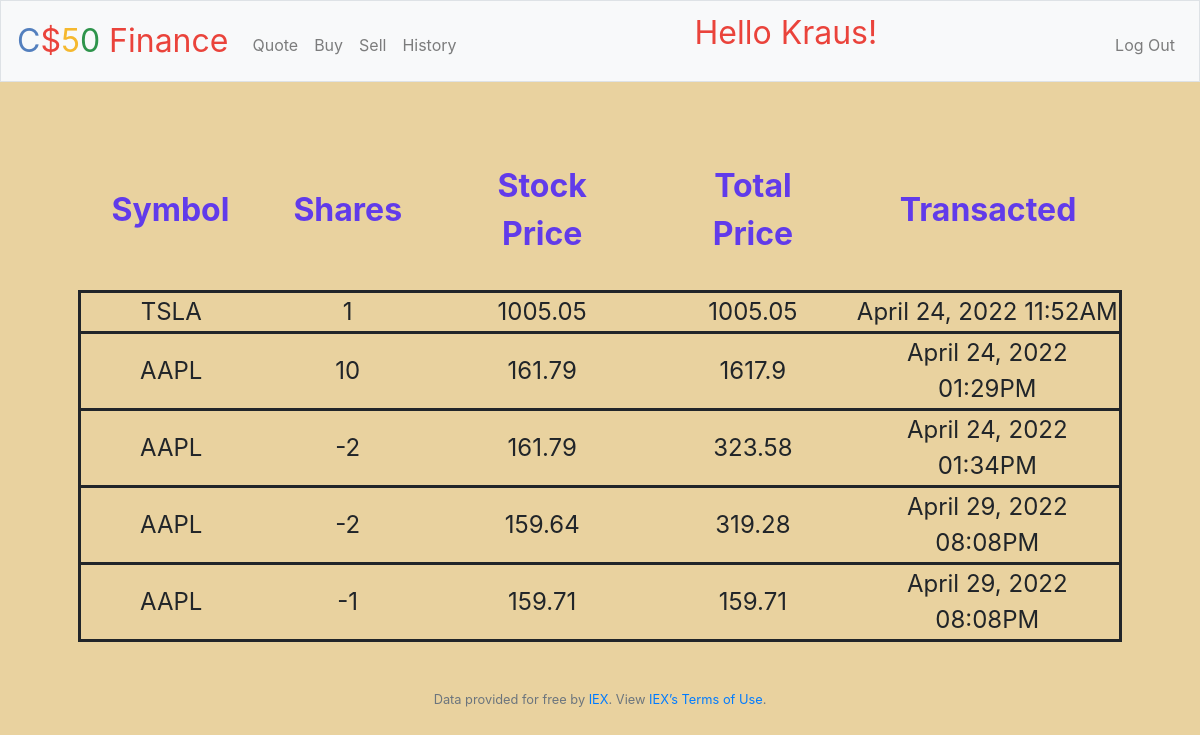
Screenshot of /history (signed in) with the database file from the repository.
### tables this page shows
CREATE TABLE users (
                                    id INTEGER PRIMARY KEY,
                                    username TEXT,
                                    hash TEXT,
                                    cash INTEGER
                                );

CREATE TABLE purchases (
                                    user_id INTEGER,
                                    symbol TEXT,
                                    shares INTEGER,
                                    stock_price INTEGER,
                                    total_price INTEGER,
                                    time_stamp TIMESTAMP,
                                    FOREIGN KEY(user_id) REFERENCES users(id)
                                );

### app.py (the view)
@app.route("/history")
@login_required
def history():
    transactions = db.execute("SELECT symbol, shares, stock_price, total_price, time_stamp FROM purchases WHERE user_id = ?", session.get("user_id"))
    print("transactions:")
    print(transactions)
    username = get_username()
    return render_template("history.html", transactions=transactions, username=username)

### app.py (called while the page is built)
@app.after_request
def after_request(response):
    response.headers["Cache-Control"] = "no-cache, no-store, must-revalidate"
    response.headers["Expires"] = 0
    response.headers["Pragma"] = "no-cache"
    return response

def get_username():
    username = db.execute("SELECT username FROM users WHERE id=?", session.get("user_id"))[0]
    username = username["username"].title()
    return username

### helpers.py (called while the page is built)
def login_required(f):
    @wraps(f)
    def decorated_function(*args, **kwargs):
        if session.get("user_id") is None:
            return redirect("/login")
        return f(*args, **kwargs)
    return decorated_function

### templates/history.html (shortened to what this page needs)
{% extends "layout.html" %}
{% block main %}
<table>
    <tr>
      <th>Symbol</th>
      <th>Shares</th>
      <th>Stock Price</th>
      <th>Total Price</th>
      <th>Transacted</th>
    </tr>
    {% for row in transactions %}
    <tr style="border: 3px solid">
        <td>{{row["symbol"]}}</td>
        <td>{{row["shares"]}}</td>
        <td>{{row["stock_price"]}}</td>
        <td>{{row["total_price"]}}</td>
        <td>{{row["time_stamp"]}}</td>
    </tr>
    {% endfor %}
</table>
{% endblock %}

### templates/layout.html (shortened to what this page needs)
<!DOCTYPE html>
<html lang="en">
    <head>
        <link rel="stylesheet" href="https://cdn.jsdelivr.net/npm/bootstrap@4.5.3/dist/css/bootstrap.min.css">
        <link href="/static/styles.css" rel="stylesheet">
    </head>
    <body>
        <nav class="navbar navbar-expand-md navbar-light bg-light border">
            <a class="navbar-brand" href="/"><span class="blue">C</span><span class="red">$</span><span class="yellow">5</span><span class="green">0</span> <span class="red">Finance</span></a>
            <div class="collapse navbar-collapse" id="navbar">
                {% if session.user_id %}
                    <ul class="navbar-nav mr-auto mt-2">
                        <li class="nav-item"><a class="nav-link" href="/quote">Quote</a></li>
                        <li class="nav-item"><a class="nav-link" href="/buy">Buy</a></li>
                        <li class="nav-item"><a class="nav-link" href="/sell">Sell</a></li>
                        <li class="nav-item"><a class="nav-link" href="/history">History</a></li>
                    </ul>
                    <ul class="hello-user">Hello {{username}}!</ul>
                    <ul class="navbar-nav ml-auto mt-2">
                        <li class="nav-item"><a class="nav-link" href="/logout">Log Out</a></li>
                    </ul>
                {% else %}
                    <ul class="navbar-nav ml-auto mt-2">
                        <li class="nav-item"><a class="nav-link" href="/register">Register</a></li>
                        <li class="nav-item"><a class="nav-link" href="/login">Log In</a></li>
                    </ul>
                {% endif %}
            </div>
        </nav>
        <main class="container p-5">
            {% block main %}{% endblock %}
        </main>
        <footer class="small text-center text-muted">
            Data provided for free by <a href="https://iextrading.com/developer">IEX</a>. View <a href="https://iextrading.com/api-exhibit-a/">IEX’s Terms of Use</a>.
        </footer>
    </body>
</html>

### static/styles.css (style rules this page uses)
nav .navbar-brand { font-size: xx-large; }
nav .navbar-brand .blue { color: #537fbe; }
nav .navbar-brand .red { color: #ea433b; }
nav .navbar-brand .yellow { color: #f5b82e; }
nav .navbar-brand .green { color: #2e944b; }
main { overflow-x: auto; text-align: center; }
body { background-color: #e9d29f; }
table, td { font-size: 1.5rem; }
th { color: #613bea; font-weight: bold; font-size: 2rem; padding: 2rem; }
ul.hello-user { font-size: 2rem; color: #ea433b; padding-left: initial; }

### rows the page displays
users: username "Kraus"
purchases: symbol "TSLA", shares "1", stock_price "1005.05", total_price "1005.05", time_stamp "April 24, 2022 11:52AM"
purchases: symbol "AAPL", shares "10", stock_price "161.79", total_price "1617.9", time_stamp "April 24, 2022 01:29PM"
purchases: symbol "AAPL", shares "-2", stock_price "161.79", total_price "323.58", time_stamp "April 24, 2022 01:34PM"
purchases: symbol "AAPL", shares "-2", stock_price "159.64", total_price "319.28", time_stamp "April 29, 2022 08:08PM"
purchases: symbol "AAPL", shares "-1", stock_price "159.71", total_price "159.71", time_stamp "April 29, 2022 08:08PM"
